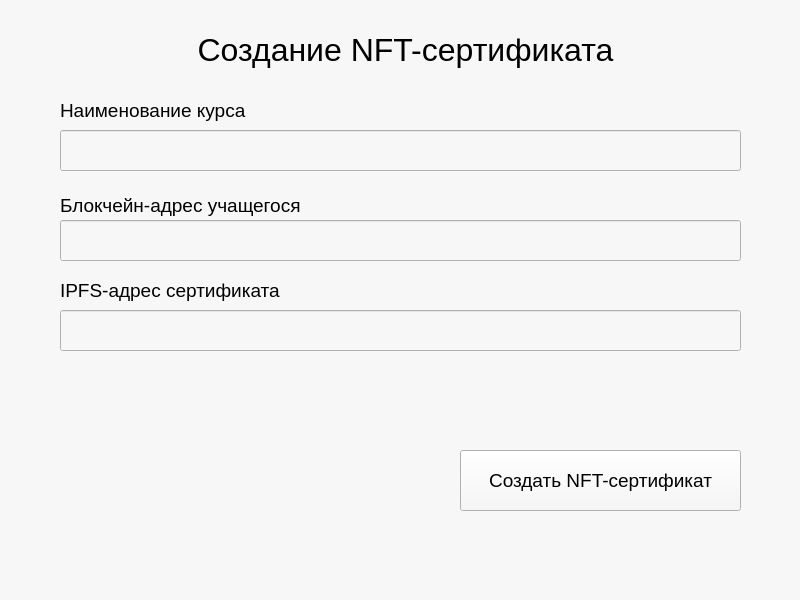
<?xml version="1.0" encoding="UTF-8"?>
<ui version="4.0">
 <class>MainWindow</class>
 <widget class="QMainWindow" name="MainWindow">
  <property name="geometry">
   <rect>
    <x>0</x>
    <y>0</y>
    <width>800</width>
    <height>600</height>
   </rect>
  </property>
  <property name="windowTitle">
   <string>MainWindow</string>
  </property>
  <property name="styleSheet">
   <string notr="true">background-color: rgb(247, 247, 247);</string>
  </property>
  <widget class="QWidget" name="centralwidget">
   <widget class="QLabel" name="label">
    <property name="geometry">
     <rect>
      <x>50</x>
      <y>20</y>
      <width>711</width>
      <height>61</height>
     </rect>
    </property>
    <property name="text">
     <string>&lt;html&gt;&lt;head/&gt;&lt;body&gt;&lt;p align=&quot;center&quot;&gt;&lt;span style=&quot; font-size:24pt;&quot;&gt;Создание NFT-сертификата&lt;/span&gt;&lt;/p&gt;&lt;/body&gt;&lt;/html&gt;</string>
    </property>
    <property name="textFormat">
     <enum>Qt::AutoText</enum>
    </property>
   </widget>
   <widget class="QLineEdit" name="lineEdit">
    <property name="geometry">
     <rect>
      <x>60</x>
      <y>130</y>
      <width>681</width>
      <height>41</height>
     </rect>
    </property>
   </widget>
   <widget class="QLabel" name="label_3">
    <property name="geometry">
     <rect>
      <x>60</x>
      <y>100</y>
      <width>431</width>
      <height>21</height>
     </rect>
    </property>
    <property name="font">
     <font>
      <pointsize>14</pointsize>
     </font>
    </property>
    <property name="text">
     <string>Наименование курса</string>
    </property>
   </widget>
   <widget class="QLabel" name="label_4">
    <property name="geometry">
     <rect>
      <x>60</x>
      <y>190</y>
      <width>431</width>
      <height>31</height>
     </rect>
    </property>
    <property name="font">
     <font>
      <pointsize>14</pointsize>
     </font>
    </property>
    <property name="text">
     <string>Блокчейн-адрес учащегося</string>
    </property>
   </widget>
   <widget class="QLineEdit" name="lineEdit_2">
    <property name="geometry">
     <rect>
      <x>60</x>
      <y>220</y>
      <width>681</width>
      <height>41</height>
     </rect>
    </property>
   </widget>
   <widget class="QLineEdit" name="lineEdit_3">
    <property name="geometry">
     <rect>
      <x>60</x>
      <y>310</y>
      <width>681</width>
      <height>41</height>
     </rect>
    </property>
   </widget>
   <widget class="QLabel" name="label_5">
    <property name="geometry">
     <rect>
      <x>60</x>
      <y>280</y>
      <width>431</width>
      <height>21</height>
     </rect>
    </property>
    <property name="font">
     <font>
      <pointsize>14</pointsize>
     </font>
    </property>
    <property name="text">
     <string>IPFS-адрес сертификата</string>
    </property>
   </widget>
   <widget class="QPushButton" name="pushButton">
    <property name="geometry">
     <rect>
      <x>460</x>
      <y>450</y>
      <width>281</width>
      <height>61</height>
     </rect>
    </property>
    <property name="font">
     <font>
      <pointsize>14</pointsize>
     </font>
    </property>
    <property name="text">
     <string>Создать NFT-сертификат</string>
    </property>
   </widget>
   <widget class="QLabel" name="label_2">
    <property name="geometry">
     <rect>
      <x>130</x>
      <y>380</y>
      <width>181</width>
      <height>141</height>
     </rect>
    </property>
    <property name="text">
     <string/>
    </property>
    <property name="pixmap">
     <pixmap>../../../../Загрузки/certificate.png</pixmap>
    </property>
   </widget>
  </widget>
  <widget class="QMenuBar" name="menubar">
   <property name="geometry">
    <rect>
     <x>0</x>
     <y>0</y>
     <width>800</width>
     <height>22</height>
    </rect>
   </property>
  </widget>
  <widget class="QStatusBar" name="statusbar"/>
 </widget>
 <resources/>
 <connections/>
</ui>
